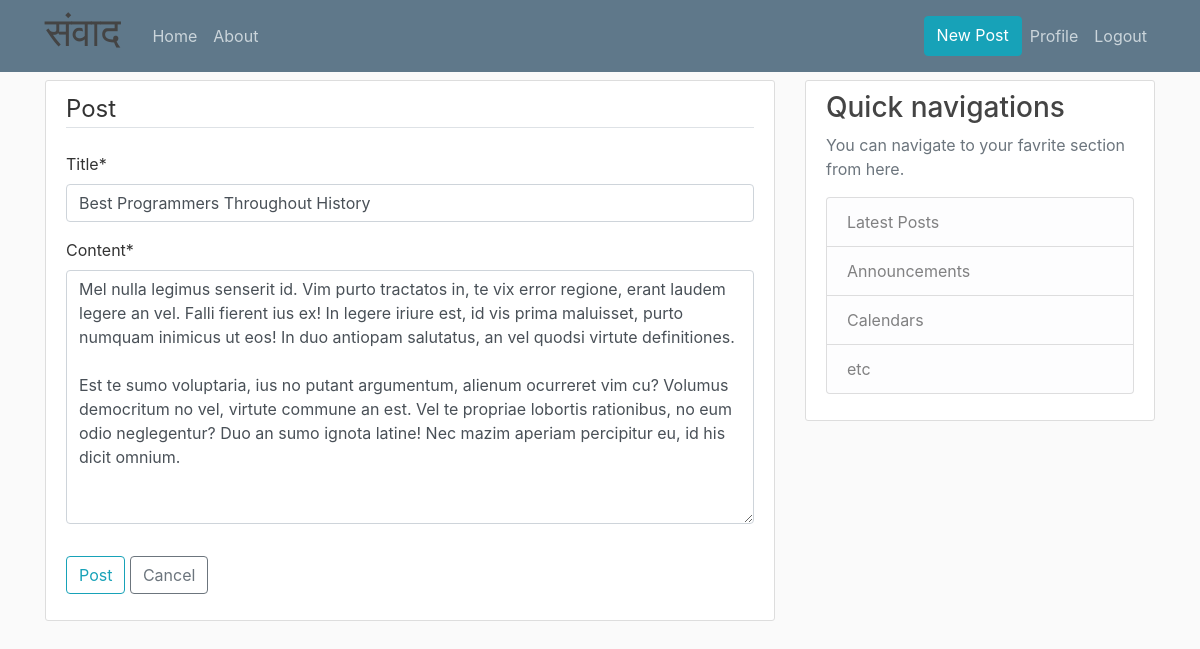
The app's page /post/update/29 (signed in) with its own data.
### blog/models.py (models this page shows, shortened)
class Post(models.Model):
    title = models.CharField(max_length=100)
    content = models.TextField()
    date_posted = models.DateTimeField(default=timezone.now)
    author = models.ForeignKey(User, on_delete=models.CASCADE)

### blog/views.py (the view, shortened to what this page needs)
# urls.py: path('post/update/<int:pk>', PostUpdateView.as_view(), name='post-update'),
class PostUpdateView(LoginRequiredMixin, UserPassesTestMixin, UpdateView):
    model = Post
    fields = ['title', 'content']
    def test_func(self):
        post = self.get_object()
        if self.request.user == post.author:
            return True
        return False

### blog/templates/blog/post_form.html (shortened to what this page needs)
{% extends "blog/base.html" %}
{% load crispy_forms_tags %}
{% block content %}
    <div class="content-section">
        <form method="POST">
            <fieldset class="form-group">
                <legend class="border-bottom mb-4">Post</legend>
                {{ form|crispy }}
            </fieldset>
            <div class="form-group">
                <button class="btn btn-outline-info" type="submit">Post</button>
                {% if post.id %}
                <a class="btn btn-outline-secondary" href="{% url 'post-detail' post.id %}">Cancel</a>
                {% endif %}
            </div>
        </form>
    </div>
{% endblock content %}

### blog/static/blog/main.css (style rules this page uses)
body { background: #fafafa; color: #333333; margin-top: 5rem; }
.content-section { background: #ffffff; padding: 10px 20px; border: 1px solid #dddddd; border-radius: 3px; margin-bottom: 20px; }

### records on screen
Post: title "Best Programmers Throughout History", content "Mel nulla legimus senserit id. Vim purto tractatos in, te vix error regione, erant laudem legere an vel. Falli fierent ius ex! In legere iriure est, id vis prima maluisset, purto numquam inimicus ut eos! In duo antiopam salutatus, an vel quodsi virtute definitiones. Est te sumo voluptaria, ius no putant argumentum, alienum ocurreret vim cu? Volumus democritum no vel, virtute commune an est. Vel te propriae lobortis rationibus, no eum odio neglegentur? Duo an sumo ignota latine! Nec mazim aperiam percipitur eu, id his dicit omnium."
